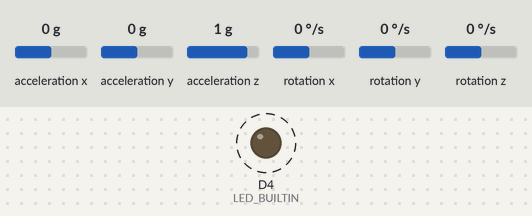
The sketch below on a simulated ESP8266 (NodeMCU). Parts: output pins drawn as LEDs (lit = HIGH, except the on-board LED, lit = LOW). Wiring (inferred from the names in the program): MPU-6050 motion sensor at I2C address 0x68. Dashed ring = blinking. Inputs (shaded band) come from the test bench; at power-on: acceleration x 0 g, acceleration y 0 g, acceleration z 1 g, rotation x 0 °/s, rotation y 0 °/s, rotation z 0 °/s. WiFi joins after 1.5 s; servers stay silent unless stated; web services answer with replies made up by the test bench; what the sketch prints to the serial monitor is not drawn.

Above: at 4.18 s.
Timing chart, 0 to 7.0 s (numbered marks = the images above):
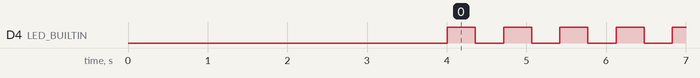

Measured:
- by itself, D4 (LED_BUILTIN): alternates HIGH for 0.35 s and LOW for 0.35 s

The sketch:

MPU6050.ino
```cpp
//Programa: Acelerometro com ESP8266 NodeMCU
#include <ESP8266WiFi.h> // biblioteca para usar as funções de Wifi do módulo ESP8266
#include <Wire.h>         // biblioteca de comunicação I2C
#include <ArduinoJson.h>  // biblioteca JSON para sistemas embarcados

/*
 * Definições de alguns endereços mais comuns do MPU6050
 * os registros podem ser facilmente encontrados no mapa de registros do MPU6050
 */
const int MPU_ADDR =      0x68; // definição do endereço do sensor MPU6050 (0x68)
const int WHO_AM_I =      0x75; // registro de identificação do dispositivo
const int PWR_MGMT_1 =    0x6B; // registro de configuração do gerenciamento de energia
const int GYRO_CONFIG =   0x1B; // registro de configuração do giroscópio
const int ACCEL_CONFIG =  0x1C; // registro de configuração do acelerômetro
const int ACCEL_XOUT =    0x3B; // registro de leitura do eixo X do acelerômetro

const int sda_pin = D5; // definição do pino I2C SDA
const int scl_pin = D6; // definição do pino I2C SCL

bool led_state = false;

// variáveis para armazenar os dados "crus" do acelerômetro
int16_t AcX, AcY, AcZ, Tmp, GyX, GyY, GyZ;

// Definições da rede Wifi
const char* SSID = "labsmart";
const char* PASSWORD = "projlabsmart";

// endereço IP local do Servidor Web instalado na Raspberry Pi 3
// onde será exibida a página web
const char* rpiHost = "192.168.0.24";

// servidor que disponibiliza serviço de geolocalização via IP
const char* IpApiHost = "ip-api.com";

WiFiClient client;

// construindo o objeto JSON que irá armazenar os dados do acelerômetro na função populateJSON()
StaticJsonBuffer<300> jsonBuffer;
JsonObject& object = jsonBuffer.createObject();
JsonObject& data = object.createNestedObject("data");

JsonObject& accel = data.createNestedObject("accel");
JsonObject& temp = data.createNestedObject("temp");
JsonObject& gyro = data.createNestedObject("gyro");

JsonObject& accelX = accel.createNestedObject("accelX");
JsonObject& accelY = accel.createNestedObject("accelY");
JsonObject& accelZ = accel.createNestedObject("accelZ");

JsonObject& gyroX = gyro.createNestedObject("gyroX");
JsonObject& gyroY = gyro.createNestedObject("gyroY");
JsonObject& gyroZ = gyro.createNestedObject("gyroZ");

/*
 * função que configura a I2C com os pinos desejados
 * sda_pin -> D5
 * scl_pin -> D6
 */
void initI2C()
{
  //Serial.println("---inside initI2C");
  Wire.begin(sda_pin, scl_pin);
}

/*
 * função que escreve um dado valor em um dado registro
 */
void writeRegMPU(int reg, int val)      //aceita um registro e um valor como parâmetro
{
  Wire.beginTransmission(MPU_ADDR);     // inicia comunicação com endereço do MPU6050
  Wire.write(reg);                      // envia o registro com o qual se deseja trabalhar
  Wire.write(val);                      // escreve o valor no registro
  Wire.endTransmission(true);           // termina a transmissão
}

/*
 * função que lê de um dado registro
 */
uint8_t readRegMPU(uint8_t reg)        // aceita um registro como parâmetro
{
  uint8_t data;
  Wire.beginTransmission(MPU_ADDR);     // inicia comunicação com endereço do MPU6050
  Wire.write(reg);                      // envia o registro com o qual se deseja trabalhar
  Wire.endTransmission(false);          // termina transmissão mas continua com I2C aberto (envia STOP e START)
  Wire.requestFrom(MPU_ADDR, 1);        // configura para receber 1 byte do registro escolhido acima
  data = Wire.read();                   // lê o byte e guarda em 'data'
  return data;                          //retorna 'data'
}

/*
 * função que procura pelo sensor no endereço 0x68
 */
void findMPU(int mpu_addr)
{
  Wire.beginTransmission(MPU_ADDR);
  int data = Wire.endTransmission(true);

  if(data == 0)
  {
    Serial.print("Dispositivo encontrado no endereço: 0x");
    Serial.println(MPU_ADDR, HEX);
  }
  else
  {
    Serial.println("Dispositivo não encontrado!");
  }
}

/*
 * função que verifica se o sensor responde e se está ativo
 */
void checkMPU(int mpu_addr)
{
  findMPU(MPU_ADDR);

  int data = readRegMPU(WHO_AM_I); // Register 117 – Who Am I - 0x75

  if(data == 104)
  {
    Serial.println("MPU6050 Dispositivo respondeu OK! (104)");

    data = readRegMPU(PWR_MGMT_1); // Register 107 – Power Management 1-0x6B

    if(data == 64) Serial.println("MPU6050 em modo SLEEP! (64)");
    else Serial.println("MPU6050 em modo ACTIVE!");
  }
  else Serial.println("Verifique dispositivo - MPU6050 NÃO disponível!");
}

/*
 * função de inicialização do sensor
 */
void initMPU()
{
  setSleepOff();
  setGyroScale();
  setAccelScale();
}

/*
 *  função para configurar o sleep bit
 */
void setSleepOff()
{
  writeRegMPU(PWR_MGMT_1, 0); // escreve 0 no registro de gerenciamento de energia(0x68), colocando o sensor em o modo ACTIVE
}

/* função para configurar as escalas do giroscópio
   registro da escala do giroscópio: 0x1B[4:3]
   0 é 250°/s

    FS_SEL  Full Scale Range
      0        ± 250 °/s      0b00000000
      1        ± 500 °/s      0b00001000
      2        ± 1000 °/s     0b00010000
      3        ± 2000 °/s     0b00011000
*/
void setGyroScale()
{
  writeRegMPU(GYRO_CONFIG, 0);
}

/* função para configurar as escalas do acelerômetro
   registro da escala do acelerômetro: 0x1C[4:3]
   0 é 250°/s

    AFS_SEL   Full Scale Range
      0           ± 2g            0b00000000
      1           ± 4g            0b00001000
      2           ± 8g            0b00010000
      3           ± 16g           0b00011000
*/
void setAccelScale()
{
  writeRegMPU(ACCEL_CONFIG, 0);
}

/* função que lê os dados 'crus'(raw data) do sensor
   são 14 bytes no total sendo eles 2 bytes para cada eixo e 2 bytes para temperatura:

  0x3B 59 ACCEL_XOUT[15:8]
  0x3C 60 ACCEL_XOUT[7:0]
  0x3D 61 ACCEL_YOUT[15:8]
  0x3E 62 ACCEL_YOUT[7:0]
  0x3F 63 ACCEL_ZOUT[15:8]
  0x40 64 ACCEL_ZOUT[7:0]

  0x41 65 TEMP_OUT[15:8]
  0x42 66 TEMP_OUT[7:0]

  0x43 67 GYRO_XOUT[15:8]
  0x44 68 GYRO_XOUT[7:0]
  0x45 69 GYRO_YOUT[15:8]
  0x46 70 GYRO_YOUT[7:0]
  0x47 71 GYRO_ZOUT[15:8]
  0x48 72 GYRO_ZOUT[7:0]

*/
void readRawMPU()
{
  Wire.beginTransmission(MPU_ADDR);       // inicia comunicação com endereço do MPU6050
  Wire.write(ACCEL_XOUT);                       // envia o registro com o qual se deseja trabalhar, começando com registro 0x3B (ACCEL_XOUT_H)
  Wire.endTransmission(false);            // termina transmissão mas continua com I2C aberto (envia STOP e START)
  Wire.requestFrom(MPU_ADDR, 14);         // configura para receber 14 bytes começando do registro escolhido acima (0x3B)

  AcX = Wire.read() << 8;                 // lê primeiro o byte mais significativo
  AcX |= Wire.read();                     // depois lê o bit menos significativo
  AcY = Wire.read() << 8;
  AcY |= Wire.read();
  AcZ = Wire.read() << 8;
  AcZ |= Wire.read();

  Tmp = Wire.read() << 8;
  Tmp |= Wire.read();

  GyX = Wire.read() << 8;
  GyX |= Wire.read();
  GyY = Wire.read() << 8;
  GyY |= Wire.read();
  GyZ = Wire.read() << 8;
  GyZ |= Wire.read();

  Serial.print("AcX = "); Serial.print(AcX);
  Serial.print(" | AcY = "); Serial.print(AcY);
  Serial.print(" | AcZ = "); Serial.print(AcZ);
  Serial.print(" | Tmp = "); Serial.print(Tmp/340.00+36.53);
  Serial.print(" | GyX = "); Serial.print(GyX);
  Serial.print(" | GyY = "); Serial.print(GyY);
  Serial.print(" | GyZ = "); Serial.println(GyZ);

  led_state = !led_state;
  digitalWrite(LED_BUILTIN, led_state);         // pisca LED do NodeMCU a cada leitura do sensor
  delay(50);
}

/*
 * função que conecta o NodeMCU na rede Wifi
 * SSID e PASSWORD devem ser indicados nas variáveis
 */
void reconnectWiFi()
{
  if(WiFi.status() == WL_CONNECTED)
    return;

  WiFi.begin(SSID, PASSWORD);

  while(WiFi.status() != WL_CONNECTED) {
    delay(100);
    Serial.print(".");
  }

  Serial.println();
  Serial.print("Conectado com sucesso na rede: ");
  Serial.println(SSID);
  Serial.print("IP obtido: ");
  Serial.println(WiFi.localIP());
}

void initWiFi()
{
  delay(10);
  Serial.print("Conectando-se na rede: ");
  Serial.println(SSID);
  Serial.println("Aguarde");

  reconnectWiFi();
}

/*
 * função que armazena cada dado do sensor em um objeto JSON
 * utiliza a biblioteca ArduinoJson
 */
void populateJSON()
{
  object["nodeID"] = "mcu1";

  accel["accelX"] = AcX;
  accel["accelY"] = AcY;
  accel["accelZ"] = AcZ;

  data["temp"] = Tmp/340.00+36.53;

  gyro["gyroX"] = GyX;
  gyro["gyroY"] = GyY;
  gyro["gyroZ"] = GyZ;
}

/*
 * função que envia os dados do sensor para o servidor em formato JSON
 * faz um POST request ao servidor
 */
void makePOST()
{
  if(!client.connect(rpiHost, 3000))     // aqui conectamos ao servidor
  {
    Serial.println("Não foi possível conectar ao servidor!n");
  }
  else
  {
    Serial.println("Conectado ao servidor");
    // Make HTTP POST request
    client.println("POST /accel HTTP/1.1");
    client.println("Host: 192.168.0.24");
    client.println("Content-Type: application/json");
    client.print("Content-Length: ");
    client.println(object.measureLength());
    client.println();
    object.printTo(client);    // enviamos os dados em JSON
  }
}

/*
 * Função que realiza GET request no site ip-api.com
 * Esse site disponibiliza uma API de geolocalização via IP
 * A função retorna um JSON com dados de geolocalização
 * Os dados de geolocalização são exibidos na página web em um Google Maps
 */
String makeGETlocation()
{
  if ( !client.connect(IpApiHost, 80) ) {
    Serial.println("connection ao ip-api.com falhou");
    return "connection failed";
  }

  // Realiza HTTP GET request
  client.println("GET /json/?fields=8405 HTTP/1.1");
  client.print("Host: ");
  client.println(IpApiHost);
  client.println("Connection: close");
  client.println();

  // recebe o Header de resposta
  while (client.connected()) {
    String data = client.readStringUntil('n');
    if (data == "r") {
      break;
    }
  }
  // recebe os dados de geolocalização em formato JSON e guarda na variável data
  String data = client.readStringUntil('n');
  Serial.println("Dados de geolocalização recebidosn");
  Serial.println(data);
  return data;
}

/*
 * Função que envia ao servidor a localização do NodeMCU
 * função realiza um POST request ao servidor no link /location
 * o servidor por sua vez exibe a localização do NodeMCU no Google Maps
 */
void makePOSTlocation()
{
  String location = makeGETlocation(); // guarda o JSON de geolocalização na variável location
  if(!client.connect(rpiHost, 3000))     // aqui conectamos ao servidor
  {
    Serial.print("Could not connect to host: n");
    Serial.print(rpiHost);
  }
  else
  {
    // realiza HTTP POST request
    client.println("POST /location HTTP/1.1");
    client.println("Host: 192.168.0.24");
    client.println("Content-Type: application/json");
    client.print("Content-Length: ");
    client.println(location.length());
    client.println();
    client.println(location);    // enviamos o JSON ao servidor
  }
}

void setup() {
  pinMode(LED_BUILTIN, OUTPUT);
  Serial.begin(115200);

  Serial.println("nIniciando configuração WiFin");
  initWiFi();

  Serial.println("nIniciando configuração do MPU6050n");
  initI2C();
  initMPU();
  checkMPU(MPU_ADDR);

  Serial.println("Enviando localização ao servidorn");
  makePOSTlocation();

  Serial.println("nConfiguração finalizada, iniciando loopn");
}

void loop() {
  readRawMPU();    // lê os dados do sensor
  populateJSON();  // transforma os dados em formato JSON
  makePOST();      // envia os dados ao servidor
  delay(100);
}
```
